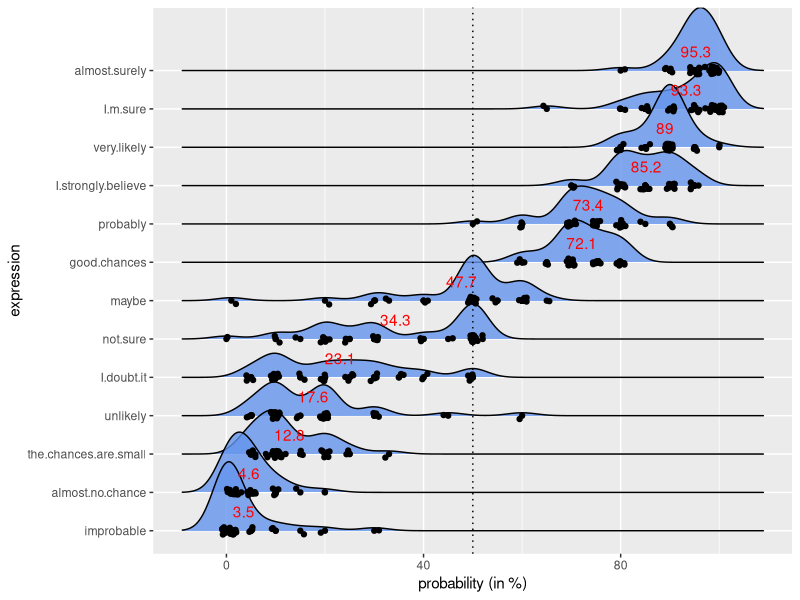
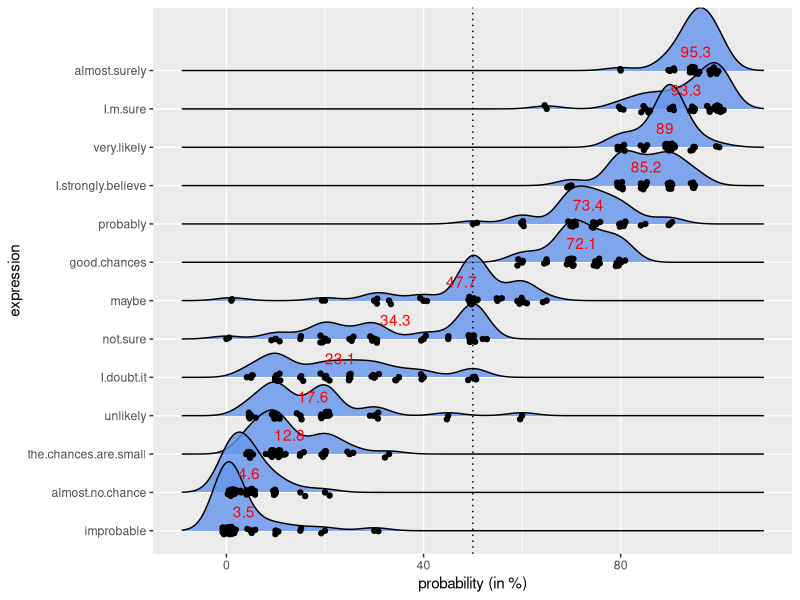

These charts were generated, in order, by the following R code:
dat <- read.table("../Datasets/questionnaire.csv", sep = ";", h = T)

library(ggplot2)
library(reshape2)
library(ggridges)

dat <- dat[,c(1, order(colMeans(dat[,-1])) + 1)]
cmn <- data.frame(ID = 1:(ncol(dat)-1), value = round(colMeans(dat[,-1]),1))

tmp <- melt(dat, id.vars = "ID")

g1 <- ggplot(tmp, aes(x = value, y = factor(variable))) + 
  geom_density_ridges(alpha = 0.8, fill = "cornflowerblue") + 
  xlab("probability (in %)") +
  ylab("expression") + geom_point() + geom_jitter(width = 1, height = 0.1) + 
  geom_vline(xintercept = 50, lty = "dotted") + 
  geom_text(data = cmn, aes(x = value, y = ID + 0.5, label = round(value,1)), colour = "red")

plot(g1)

ggsave("questionnaire.pdf", width = 11, height = 7)